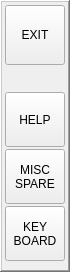
    <widget class="QFrame" name="frame_misc_btns_Vertical">
     <property name="geometry">
      <rect>
       <x>954</x>
       <y>0</y>
       <width>70</width>
       <height>272</height>
      </rect>
     </property>
     <property name="minimumSize">
      <size>
       <width>70</width>
       <height>272</height>
      </size>
     </property>
     <property name="maximumSize">
      <size>
       <width>70</width>
       <height>272</height>
      </size>
     </property>
     <property name="frameShape">
      <enum>QFrame::WinPanel</enum>
     </property>
     <property name="frameShadow">
      <enum>QFrame::Raised</enum>
     </property>
     <widget class="PushButton" name="pbtn_mainv_misc_exit">
      <property name="geometry">
       <rect>
        <x>5</x>
        <y>5</y>
        <width>60</width>
        <height>60</height>
       </rect>
      </property>
      <property name="minimumSize">
       <size>
        <width>60</width>
        <height>60</height>
       </size>
      </property>
      <property name="maximumSize">
       <size>
        <width>60</width>
        <height>60</height>
       </size>
      </property>
      <property name="text">
       <string>EXIT</string>
      </property>
      <property name="checkable">
       <bool>false</bool>
      </property>
     </widget>
     <widget class="PushButton" name="pbtn_mainv_misc_help">
      <property name="geometry">
       <rect>
        <x>5</x>
        <y>92</y>
        <width>60</width>
        <height>55</height>
       </rect>
      </property>
      <property name="text">
       <string>HELP</string>
      </property>
      <property name="python_command_option" stdset="0">
       <bool>true</bool>
      </property>
      <property name="true_python_cmd_string" stdset="0">
       <string>INSTANCE.stackedWidget_4.setCurrentIndex(4)</string>
      </property>
     </widget>
     <widget class="PushButton" name="pbtn_mainv_misc_spare">
      <property name="geometry">
       <rect>
        <x>5</x>
        <y>149</y>
        <width>60</width>
        <height>55</height>
       </rect>
      </property>
      <property name="text">
       <string>MISC
SPARE</string>
      </property>
      <property name="checkable">
       <bool>true</bool>
      </property>
     </widget>
     <widget class="PushButton" name="pbtn_mainv_misc_keyboard">
      <property name="geometry">
       <rect>
        <x>5</x>
        <y>206</y>
        <width>60</width>
        <height>55</height>
       </rect>
      </property>
      <property name="text">
       <string>KEY
BOARD</string>
      </property>
      <property name="checkable">
       <bool>true</bool>
      </property>
      <property name="checked">
       <bool>false</bool>
      </property>
      <property name="python_command_option" stdset="0">
       <bool>true</bool>
      </property>
      <property name="false_state_string" stdset="0">
       <string/>
      </property>
      <property name="true_python_cmd_string" stdset="0">
       <string>INSTANCE.stackedWidget_2.setCurrentIndex(1)</string>
      </property>
      <property name="false_python_cmd_string" stdset="0">
       <string>INSTANCE.stackedWidget_2.setCurrentIndex(0)</string>
      </property>
     </widget>
    </widget>
